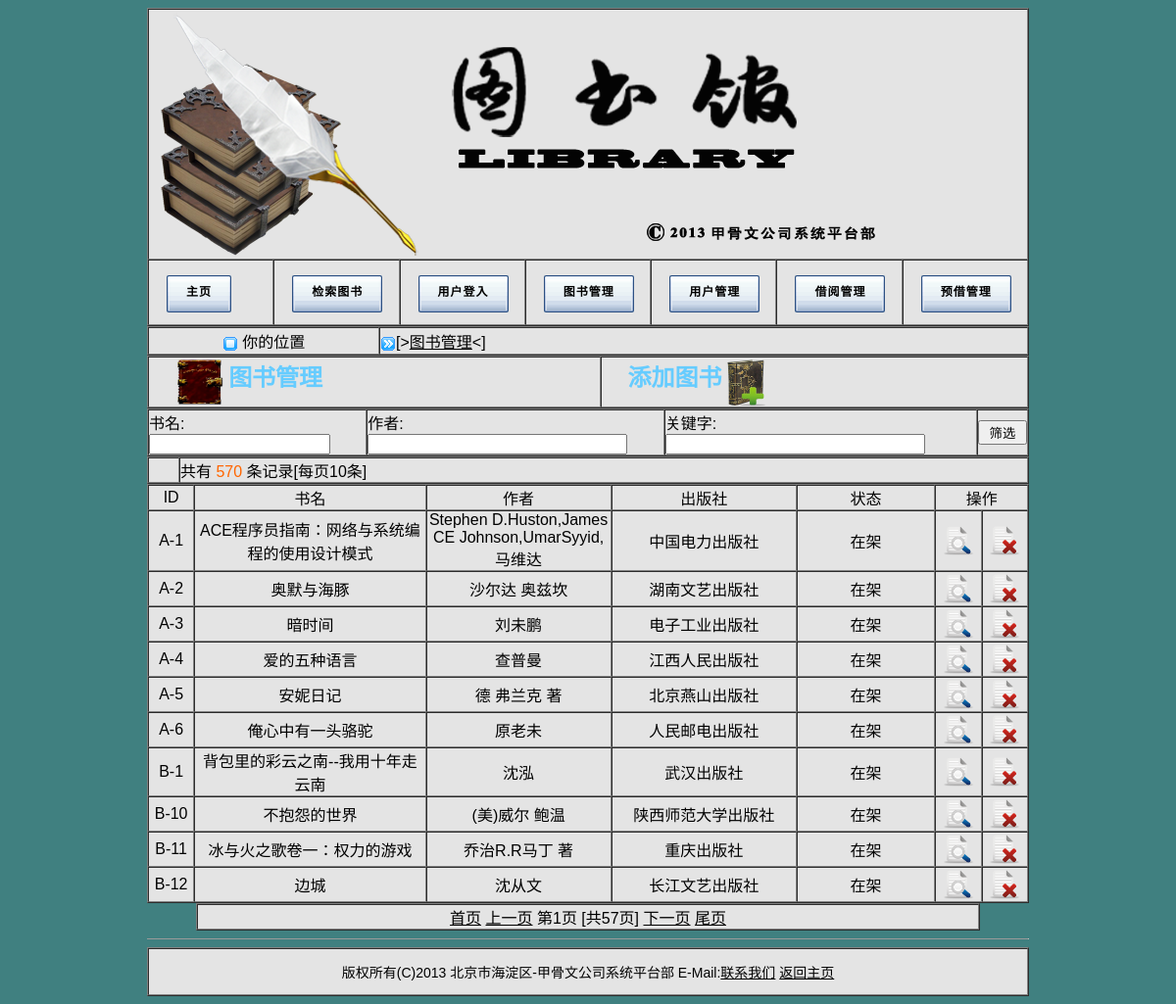
/bookmanage.php (signed in), run on the app's committed database.
### tables this page shows
CREATE TABLE `books` (
  `ID` varchar(10) NOT NULL,
  `BookName` varchar(50) NOT NULL,
  `Author` varchar(50) NOT NULL,
  `Publisher` varchar(50) NOT NULL,
  `Status` varchar(20) NOT NULL,
  PRIMARY KEY (`ID`)
);

### bookmanage.php (the view, shortened to what this page needs)
<html>
<head>
<link href="lms.css" rel="stylesheet" type="text/css">
</head>
<body>
<center>
<table border="1" width="900" cellspacing="0" cellpadding="0" bgcolor="#E4E4E4" bordercolorlight="#C2C2C2" bordercolordark="#FFFFFF">
  <tr height="256">
    <td colspan="7"><img src="pics/banner.png" width="796" height="254"></td>
  </tr>
  <tr height="50">
    <td width="115"><div class="button"><li><a href="library.php"><b>主页</b></a></li>
    </div></td>
    <td width="115"><div class="button"><li><a href="search.php"><b>检索图书</b></a></li>
    </div></td>
	 <td width="115"><div class="button"><li><a href="login.php"><b>用户登入</b></a></li>
    </div></td>
    <td width="115"><div class="button"><li><a href="bookmanage.php"><b>图书管理</b></a></li>
    </div></td>
    <td width="115"><div class="button"><li><a href="usermanage.php"><b>用户管理</b></a></li>
    </div></td>
    <td width="115"><div class="button"><li><a href="recordmanage.php"><b>借阅管理</b></a></li>
    </div></td>
    <td width="115"><div class="button"><li><a href="recordmanage.php"><b>预借管理</b></a></li>
    </div></td>
  </tr>
</table>
</center>
<center>
<table border="1" width="900" height="30" cellspacing="0" cellpadding="0" bgcolor="#E4E4E4" bordercolorlight="#C2C2C2" bordercolordark="#FFFFFF">
	<tr>
  	<td width="234" align="center">
  	<img src="pics/position.png" width="16" height="16" align="absmiddle">&nbsp;你的位置	</td>
    <td><img src="pics/rightdir.png" width="16" height="16" align="absmiddle">[&gt;<a href="bookmanage.php">图书管理</a>&lt;]</td>
	</tr>
</table>
</center>
<div align="center">
<center>
	<?php
		$query = "select * from books order by ID";
		$result = mysql_query($query);
		$rows_total = @mysql_num_rows($result);
		@$page_no = $_GET['page_no'];
		$page_num = 10;
		$page_total = floor($rows_total/10);
		if(!$page_no)
		{
			$page_no = 1;
		}
		$start_num = $page_num * ($page_no-1);
		$sql = "select * from books ORDER BY ID limit $start_num,$page_num";
		$result = mysql_query($sql);
		$rows = @mysql_num_rows($result);
	?>
<center>
<table border="1" width="900" cellspacing="0" cellpadding="0" bgcolor="#E4E4E4" bordercolorlight="#C2C2C2" bordercolordark="#FFFFFF">
    <tr>
	<td>
	<img src="pics/book.png" alt="图书管理" width="50" height="50" align="absmiddle">
	<strong><font color="#66CCFF" size="5">图书管理</font></strong>	</td>
        <td>
	<strong><font color="#66CCFF" size="5">添加图书</font></strong>
	<a href="addbook.php" ><img src="pics/bookadd.png" alt="新增图书" border="0" width="40" height="50" align="absmiddle"></a></td>
	</tr>
<tr>
<form action="bookfilter.php" method="post" name="bookfilter" onSubmit="return validateform( this.form )">
<table border="1" width="900" cellspacing="0" cellpadding="0" bgcolor="#E4E4E4" bordercolorlight="#C2C2C2" bordercolordark="#FFFFFF">
        <tr height="30">
	<td>书名:<input type="text" name="bookname" size="20"></td>
	<td>作者:<input type="text" name="author" size="30"></td>
	<td>关键字:<input type="text" name="keyword" size="30"></td>
	<td><input type="submit" value=" 筛选 "></td>
	</tr>
</table>
</form>
</tr>
<tr>
<table border="1" width="900" cellspacing="0" cellpadding="0" bgcolor="#E4E4E4" bordercolorlight="#C2C2C2" bordercolordark="#FFFFFF">
    <tr valign="bottom">
	<td width="30">
        </td>
        <td>
	<div align="left">
	共有
	<font color="#FF6600"><?php echo "$rows_total"?></font>
	条记录[每页10条]
	</div>
	</td>
	</tr>
</table>
</tr>
</table>
</center>
</div>
<div align="center">
<table border="1" width="900" cellspacing="0" cellpadding="0" bgcolor="#E4E4E4" bordercolorlight="#C2C2C2" bordercolordark="#FFFFFF">
    <tr>
	<td width="5%"><div align="center">ID</div></td>
	<td width="25%"><div align="center">书名</div></td>
	<td width="20%"><div align="center">作者</div></td>
	<td width="20%"><div align="center">出版社</div></td>
	<td width="15%"><div align="center">状态</div></td>
	<td width="15%" colspan="3"><div align="center">操作</div></td>
	</tr>
	<?php
		for($i=0;$i<$rows;$i++)
		{
			$data = @mysql_fetch_array($result);
			$bookname = $data['BookName'];
			$bookauthor = $data['Author'];
			$bookpress = $data['Publisher'];
			$booktype = $data['Status'];
			$bookid = $data['ID'];
	?>
	<tr>
	<td width="5%"><div align="center"><?php echo "$bookid" ?></div></td>
	<td width="25%"><div align="center"><?php echo "$bookname" ?></div></td>
	<td width="20%"><div align="center"><?php echo "$bookauthor" ?></div></td>
	<td width="20%"><div align="center"><?php echo "$bookpress" ?></div></td>
	<td width="15%"><div align="center"><?php echo "$booktype" ?></div></td>
	<td width="5%"><div align="center">
	<a href="bookinfo.php?bookid=<?php echo "$bookid"?>">
	<img src="pics/bookview.png" alt="显示详细信息" border="0" width="34" height="34"></a></div></td>
	<td width="5%"><div align="center">
	<a href="bookdelete.php?bookid=<?php echo "$bookid"?>">
	<img src="pics/bookdelete.png" alt="删除" border="0" width="34" height="34"></a></div></td>
	</tr>
	<?php
		}
	?>
</table>
<table border="1" width="800" cellspacing="0" cellpadding="0" bgcolor="#E4E4E4" bordercolorlight="#C2C2C2" bordercolordark="#FFFFFF">
<tr>
<td align="center">
<?php
echo "<a href='bookmanage.php?page_no=1'>首页</a>";
echo "<a href='bookmanage.php?page_no=".($page_no-1)."'>上一页</a>";
echo "第".$page_no."页 [共".$page_total."页]";
echo "<a href='bookmanage.php?page_no=".($page_no+1)."'>下一页</a>";
echo "<a href='bookmanage.php?page_no=".$page_total."'>尾页</a>";
?>
</td>
</tr>
</table>
</div>
<center>
	<table border="0" width="900" cellspacing="0" cellpadding="0">
	<tr>
		<td><hr size="1"></td>
	</tr>
	</table>
	<table border="1" width="900" height="50" cellspacing="0" cellpadding="0" bgcolor="#E4E4E4" bordercolorlight="#C2C2C2" bordercolordark="#FFFFFF">
	<tr>
		<td align="center" height="23" style="font-size:10.5pt">版权所有(C)2013 北京市海淀区-甲骨文公司系统平台部
		E-Mail:<a href="#">联系我们</a>
		<a href="library.php">返回主页</a> </td>
	</tr>
	</table>
</center>
</body>
</html>

### lms.css (style rules this page uses)
body { background: #408080; font-family: "Lucida Grande", Helvetica, Arial, sans-serif; font-size: 12px; }
a { color:#000; }
.button { margin:0; padding:15px 0 50px 18px; list-style:none; }
.button li { display:inline; float:left; margin-right:5px; background:url(pics/hover_button.gif); }
.button li a { display:block; height:38px; float:left; background:url(pics/button.gif); text-decoration:none; font-size:12px; font-family:arial, sans-serif; letter-spacing:1px; line-height:35px; }
.button li b { margin:0 0 0 20px; display:inline; float:left; height:38px; background:url(pics/button.gif) right top; padding:0 20px 0 0; color:#000; }

### data on the page
books: ID "A-1", BookName "ACE程序员指南：网络与系统编程的使用设计模式", Author "Stephen D.Huston,James CE Johnson,UmarSyyid,马维达", Publisher "中国电力出版社", Status "在架"
books: ID "A-2", BookName "奥默与海豚", Author "沙尔达 奥兹坎", Publisher "湖南文艺出版社", Status "在架"
books: ID "A-3", BookName "暗时间", Author "刘未鹏", Publisher "电子工业出版社", Status "在架"
books: ID "A-4", BookName "爱的五种语言", Author "查普曼", Publisher "江西人民出版社", Status "在架"
books: ID "A-5", BookName "安妮日记", Author "德 弗兰克 著", Publisher "北京燕山出版社", Status "在架"
books: ID "A-6", BookName "俺心中有一头骆驼", Author "原老未", Publisher "人民邮电出版社", Status "在架"
books: ID "B-1", BookName "背包里的彩云之南--我用十年走云南", Author "沈泓", Publisher "武汉出版社", Status "在架"
books: ID "B-10", BookName "不抱怨的世界", Author "(美)威尔 鲍温", Publisher "陕西师范大学出版社", Status "在架"
books: ID "B-11", BookName "冰与火之歌卷一：权力的游戏", Author "乔治R.R马丁 著", Publisher "重庆出版社", Status "在架"
books: ID "B-12", BookName "边城", Author "沈从文", Publisher "长江文艺出版社", Status "在架"

### other printed values
$rows_total "570"
$page_no "1"
$page_total "57"
